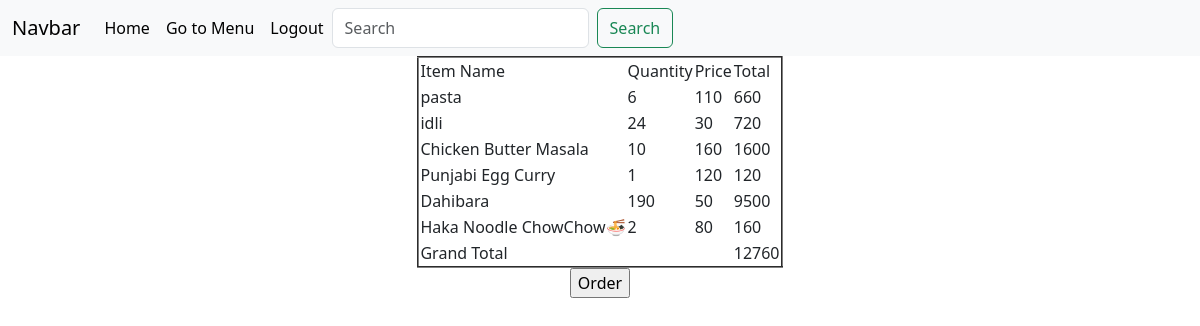
/costumer/cart (signed in), run on the app's committed database.
### costumer/models.py (models this page shows, shortened)
class Cart(models.Model):
    cart_id=models.ForeignKey(User, on_delete=models.CASCADE)
    name=models.CharField( max_length=50)
    price=models.IntegerField()
    qty=models.IntegerField()

### costumer/views.py (the view)
# urls.py: path('cart',cart,name='cart'),
def cart(request):
    Grand_total=0
    UO=Cart.objects.all()
    CO=list(filter(lambda i: i.cart_id.username== request.session['username'], UO))
    for i in CO:
        i.total=i.qty*i.price
        Grand_total+= i.total
    d={'CO':CO,'Grand_total':Grand_total}
    return render(request,'cart.html',d)

### templates/cart.html (shortened to what this page needs)
{% extends "base.html" %}
{% block body %}
<center>
    <table border="2">
        <tr>
            <td>
                Item Name
            </td>
            <td>
                Quantity
            </td>
            <td>
                Price
            </td>
            <td>
                Total
            </td>
        </tr>
        {% for Co in CO %}
        <tr>
            <td>{{Co.name}}</td>
            <td>{{Co.qty}}</td>
            <td>{{Co.price}}</td>
            <td>{{Co.total}}</td>
        </tr>
        {% endfor %}
        <tr>
        <td colspan="3">Grand Total</td>
        <td>{{ Grand_total }}</td>
        </tr>
    </table>
    <form action="Buy" method="post">
    <input type="submit" value="Order">
</form>
</center>
{% endblock body %}

### data on the page
Cart: name "pasta", qty "6", price "110", total "660"
Cart: name "idli", qty "24", price "30", total "720"
Cart: name "Chicken Butter Masala", qty "10", price "160", total "1600"
Cart: name "Punjabi Egg Curry", qty "1", price "120", total "120"
Cart: name "Dahibara", qty "190", price "50", total "9500"
Cart: name "Haka Noodle ChowChow🍜", qty "2", price "80", total "160"

### other printed values
{{ Grand_total }} "12760"
